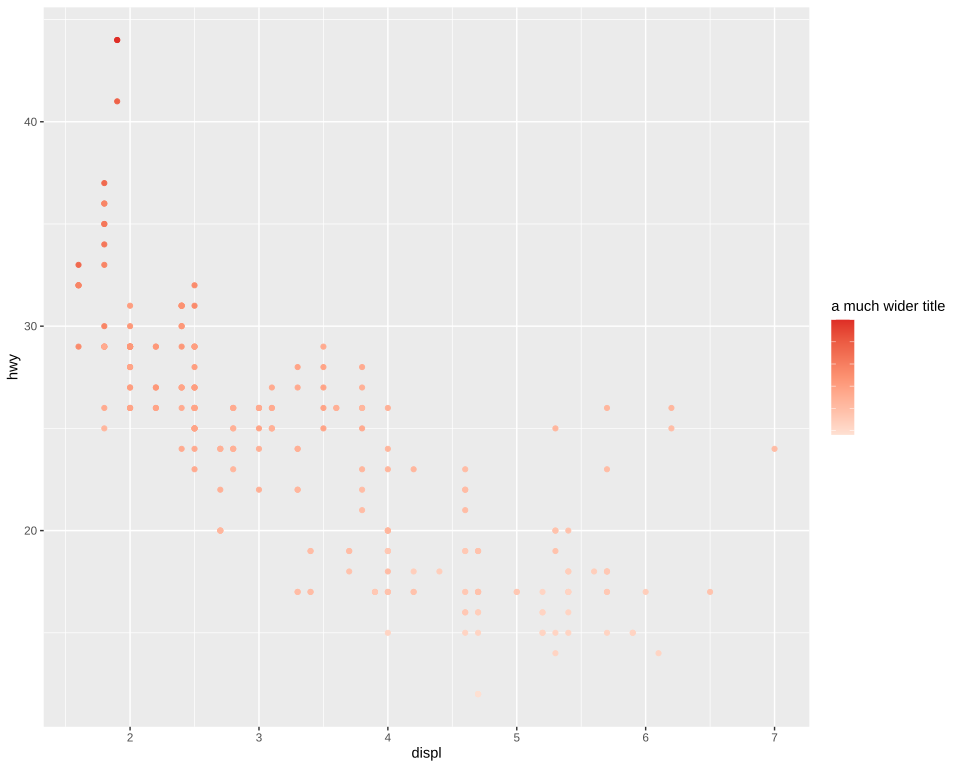

Source code (R):
# The plot test/golden/colorbar_unlabelled.svg draws, drawn by ggplot2 itself, as ggplot2's own visual tests
# draw their snapshots: the independent check on that golden whenever it changes. The suite never
# runs this; it needs R, ggplot2 and vdiffr, saved as the Docker image giggly-r:ggplot2-4.0.3, and
# for the gradient svglite and the Liberation fonts, saved as giggly-r:ggplot2-4.0.3-svglite. From
# the repository's root:
#
#   docker run --rm -v "$PWD/test/golden":/golden:ro giggly-r:ggplot2-4.0.3-svglite \
#     Rscript /golden/colorbar_unlabelled.R > colorbar_unlabelled.ggplot2.svg
#   docker run --rm -e SVGLITE=1 -v "$PWD/test/golden":/golden:ro \
#     giggly-r:ggplot2-4.0.3-svglite Rscript /golden/colorbar_unlabelled.R > colorbar_unlabelled.svglite.svg
#
# and compare the first drawing element by element and the gradient's stops against the second,
# as test/golden/point_colourbar.R describes.
#
# mpg's highway mileage by displacement coloured by city mileage through a palette of three
# colours, the colour bar's labels removed under a title wider than the bar: its ticks still
# drawn, the labels' column and margin left out, the bar left-aligned under the title.
#
# First checked with ggplot2 4.0.3, vdiffr 1.0.9 and svglite 2.2.2: every element and clip path
# matches vdiffr's but svglite's around the whole drawing and the bar's fill, every stop matches
# svglite's, and the one departure is test/golden/point.R's, the x axis drawn before the y.

library(ggplot2)

plot <- ggplot(mpg, aes(displ, hwy, colour = cty)) +
  geom_point() +
  scale_colour_continuous(
    "a much wider title",
    palette = c("#FEE0D2", "#FC9272", "#DE2D26"),
    labels = NULL
  ) +
  guides(colour = guide_colourbar(display = "gradient")) +
  theme_gray()

file <- tempfile(fileext = ".svg")
if (nzchar(Sys.getenv("SVGLITE"))) {
  svglite::svglite(file, width = 10, height = 8, system_fonts = list(sans = "Liberation Sans"))
  print(plot)
  invisible(dev.off())
} else {
  vdiffr::write_svg(plot, file)
}
cat(readLines(file), sep = "\n")
